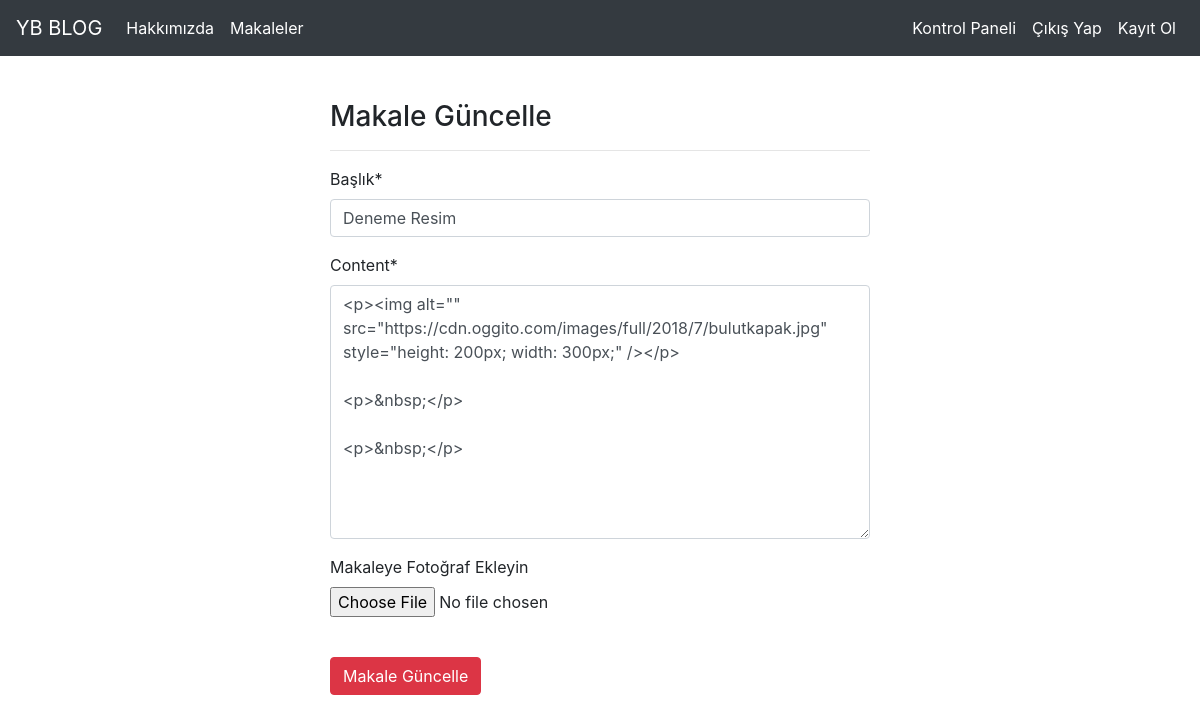
Screenshot of /articles/update/8 (signed in) with the database file from the repository.
### article/models.py (models this page shows, shortened)
class Article(models.Model):
    author = models.ForeignKey("auth.User",on_delete = models.CASCADE,verbose_name= "Yazar" )
    title = models.CharField(max_length =50,verbose_name = "Başlık")
    content = RichTextField()
    created_date = models.DateTimeField(auto_now_add=True, verbose_name = "Oluşturulma Tarihi")
    article_image = models.FileField(blank = True,null = True,verbose_name="Makaleye Fotoğraf Ekleyin")
    class Meta:
        ordering = ['-created_date']

### article/views.py (the view)
# urls.py: path('update/<int:id>',views.updateArticle, name ="update"),
@login_required(login_url = "user:login")
def updateArticle(request,id):
    article = get_object_or_404(Article,id = id)
    form = ArticleForm(request.POST or None,request.FILES or None,instance = article)
    if form.is_valid():
        article = form.save(commit = False)
        article.author = request.user
        article.save()
        messages.success(request,"Makale başarıyla güncellendi")
        return redirect("article:dashboard")
    return render(request,"update.html",{"form":form})

### article/forms.py
class ArticleForm(forms.ModelForm):
    class Meta:
        model = Article
        fields = ["title","content","article_image"]

### article/templates/update.html (shortened to what this page needs)
{% extends "layout.html" %}
{% block body %}
{% load crispy_forms_tags %}
<div class="row">
    <div class="col-md-6 offset-md-3">
        <h3>Makale Güncelle</h3>
        <hr>
        <form method = "post">
            {{form|crispy}}
            <br>
            <button type = "submit" class = "btn btn-danger"> Makale Güncelle</button>
        </form>
    </div>
</div>
{% endblock body %}

### rows the page displays
Article: title "Deneme Resim", content "<p><img alt=\"\" src=\"https://cdn.oggito.com/images/full/2018/7/bulutkapak.jpg\" style=\"height: 200px; width: 300px;\" /></p> <p>&nbsp;</p> <p>&nbsp;</p>"
